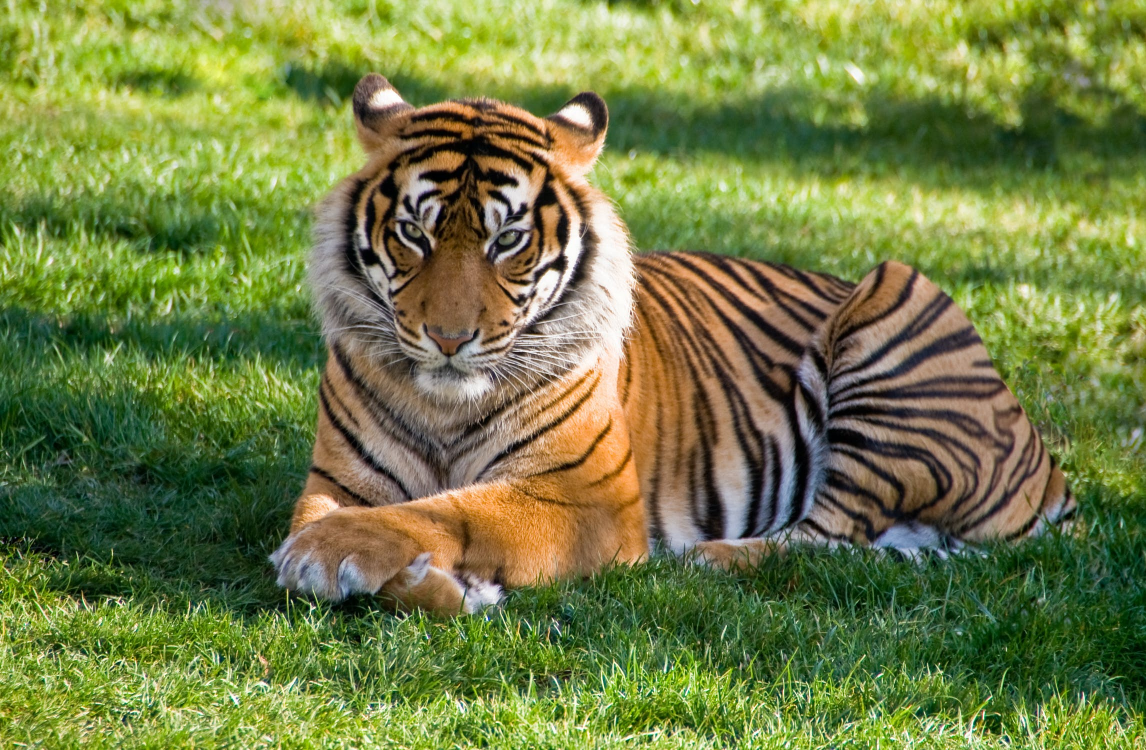
#> input picture SrcImage/tiger.jpeg, 2292 x 1500 px (shown at 1/2 size)
$ jupyter execute 1_a.ipynb
#> lines starting #> are read from the running program, lines starting #| are printed output that depends on the picture
Import necessary library

[cell 1]
import cv2
import matplotlib.pyplot as plt
import numpy as np

Read the original image and show them

[cell 2]
# Read the original image
path = "../SrcImage/tiger.jpeg"  # Replace with your image path
img_bgr = cv2.imread(path)
#> img_bgr is the input picture: shape (1500, 2292, 3); mean B, G, R 67.9, 126.5, 114.6
img_rgb = cv2.cvtColor(img_bgr, cv2.COLOR_BGR2RGB)
img_gray = cv2.cvtColor(img_bgr, cv2.COLOR_BGR2GRAY)
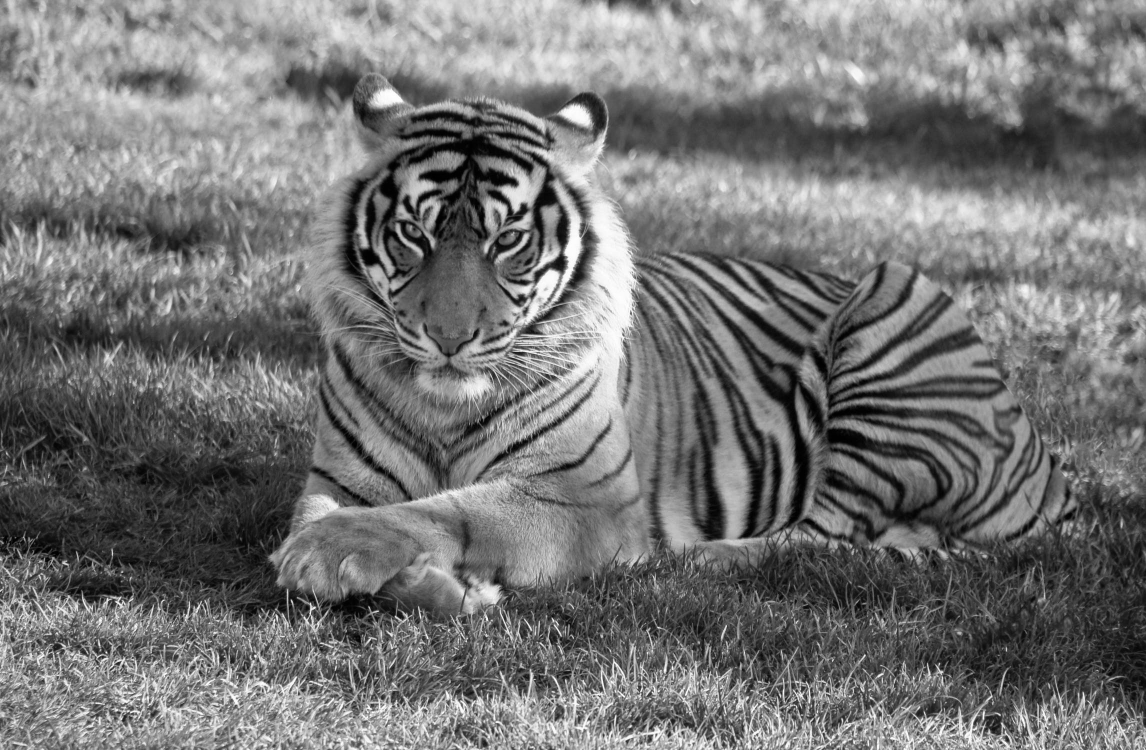
#> img_gray: shape (1500, 2292) (shown at 1/2 size); min 0, max 255, mean 116.3
# print(img.shape)
# print(img_gray.shape)
img_gray = cv2.resize(img_gray, (512, 512))
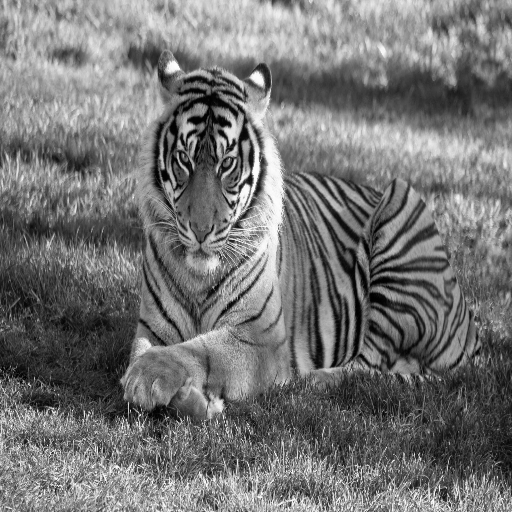
#> img_gray: shape (512, 512); min 0, max 254, mean 116.1
# print(img_gray.shape)
plt.figure(figsize=(10, 10))

plt.subplot(2, 2, 1)
plt.title("RGB")
plt.imshow(img_rgb)
plt.subplot(2, 2, 2)
plt.title("BGR")
plt.imshow(img_bgr)
plt.subplot(2, 2, 3)
plt.title("Gray")
plt.imshow(img_gray, cmap="gray")
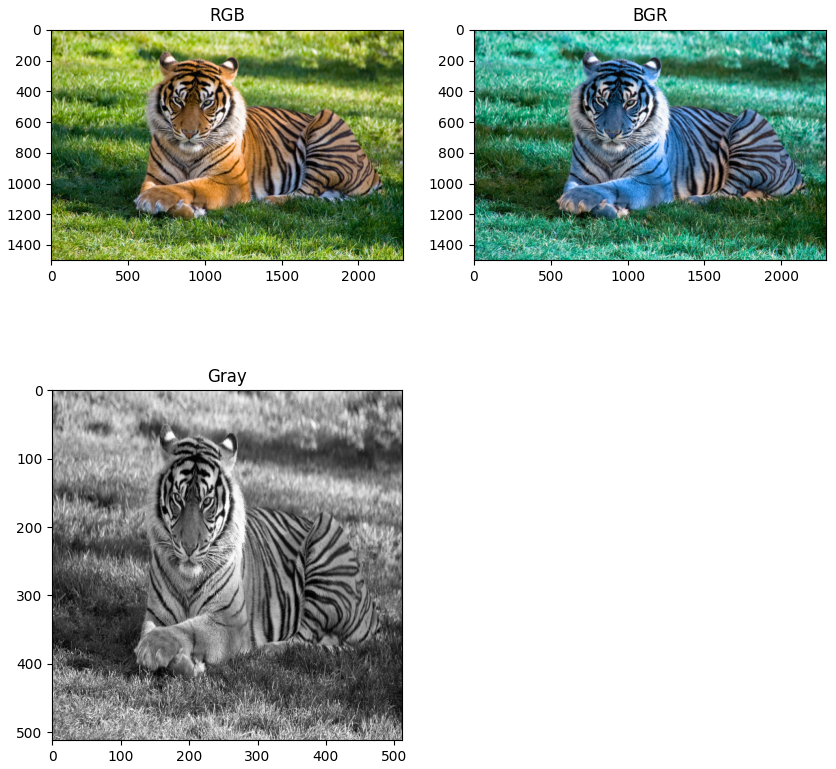
#> figure drawn by matplotlib, 3 panels; B, G, R data is drawn as R, G, B

Seperate function for decrease image resolution by 2. This function take one image as input and decrease it's resolution by 2

[cell 3]
# import time
def decrease_resolution_by_2(sample_img):
    height, width = sample_img.shape
    new_height = height // 2
    new_width = width // 2
    downsampled_img1 = np.zeros((new_height, new_width))
    # downsampled_img1 = cv2.resize(sample_img,(new_width, new_height))
    # Perform downsampling by averaging (new_width*new_height) elements
    for i in range(new_height):
        for j in range(new_width):
            downsampled_img1[i][j] = np.mean(sample_img[i*2 : ((i*2)+2), j*2 : ((j*2)+2)])
    return downsampled_img1

Decreasing the image resolution by two and showing them one by one

[cell 4]
reduced_img = img_gray.copy()
plt.figure(figsize=(12, 12))
for cnt in range(1,6):
    plt.subplot(2, 3, cnt)
    plt.title(f"{reduced_img.shape}")
    plt.imshow(reduced_img)
    reduced_img = decrease_resolution_by_2(reduced_img)
#> this loop made 5 passes
#> pass 1, `reduced_img = decrease_resolution_by_2(reduced_img)`:
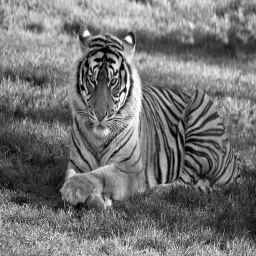
#> reduced_img: shape (256, 256) float64; min 0.75, max 253.8, mean 116.1
#> pass 2, `reduced_img = decrease_resolution_by_2(reduced_img)`:
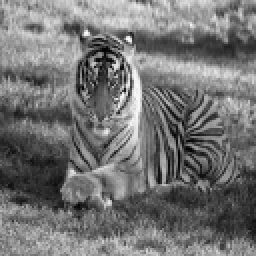
#> reduced_img: shape (128, 128) float64 (shown 2 times larger); min 1.62, max 252.1, mean 116.1
#> pass 3, `reduced_img = decrease_resolution_by_2(reduced_img)`:
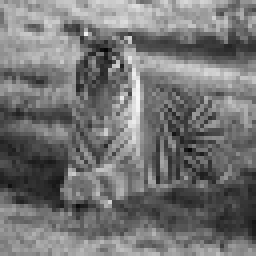
#> reduced_img: shape (64, 64) float64 (shown 4 times larger); min 5.86, max 247.6, mean 116.1
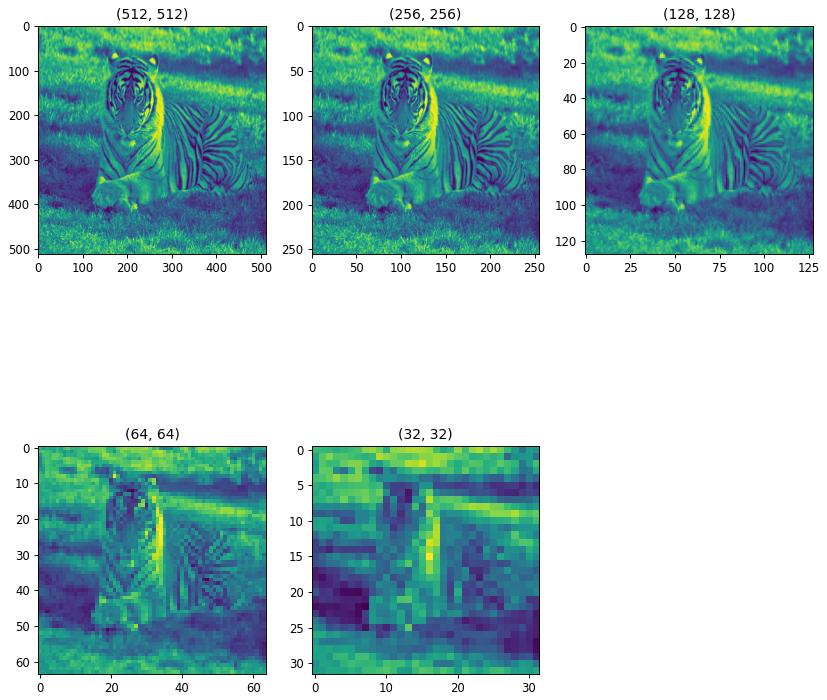
#> figure drawn by matplotlib, 5 panels

$ run again, with SrcImage/Skull.jpeg copied over SrcImage/tiger.jpeg
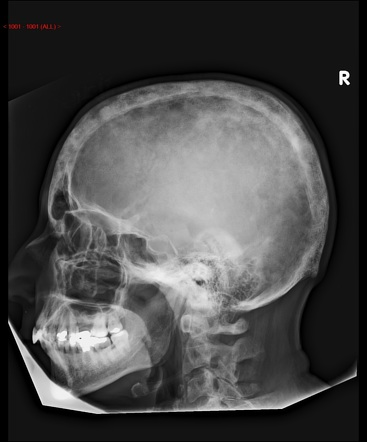
#> input picture SrcImage/Skull.jpeg, 367 x 442 px
#> img_bgr is the input picture: shape (442, 367, 3); mean B, G, R 72.5, 72.5, 72.6
#> `[cell 2] # Read the original image path = "../SrcImage/tiger.jpeg"  # ..`:
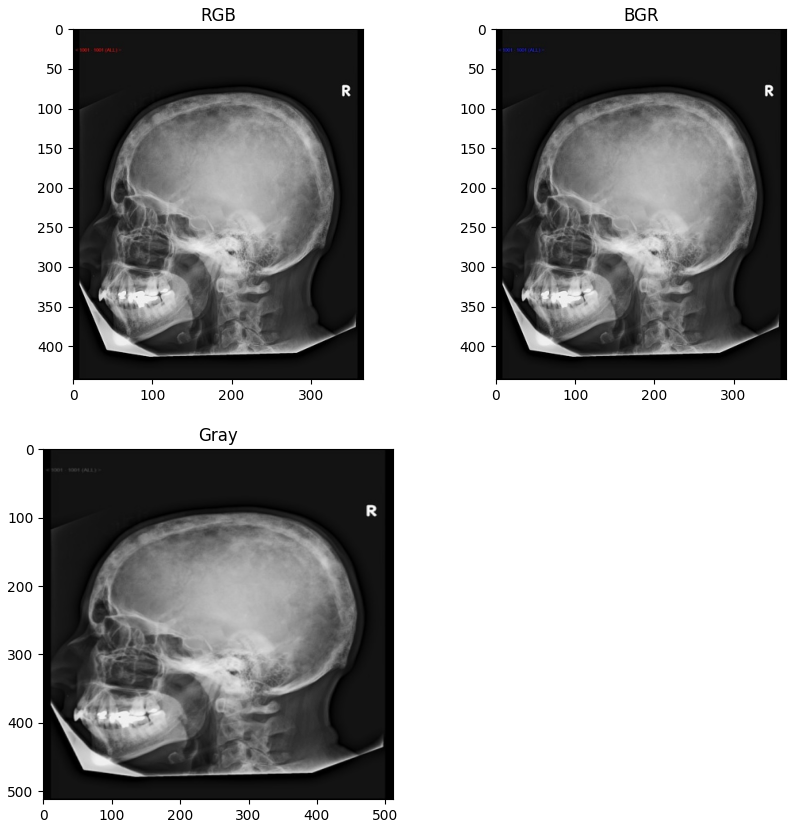
#> figure drawn by matplotlib, 3 panels; B, G, R data is drawn as R, G, B
#> the loop `for cnt in range(1,6):` made 5 passes
#> pass 3, `reduced_img = decrease_resolution_by_2(reduced_img)`:
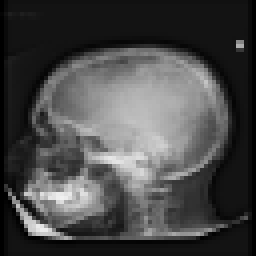
#> reduced_img: shape (64, 64) float64 (shown 4 times larger); min 0, max 240, mean 72.4

$ run again, with SrcImage/paddy.jpeg copied over SrcImage/tiger.jpeg
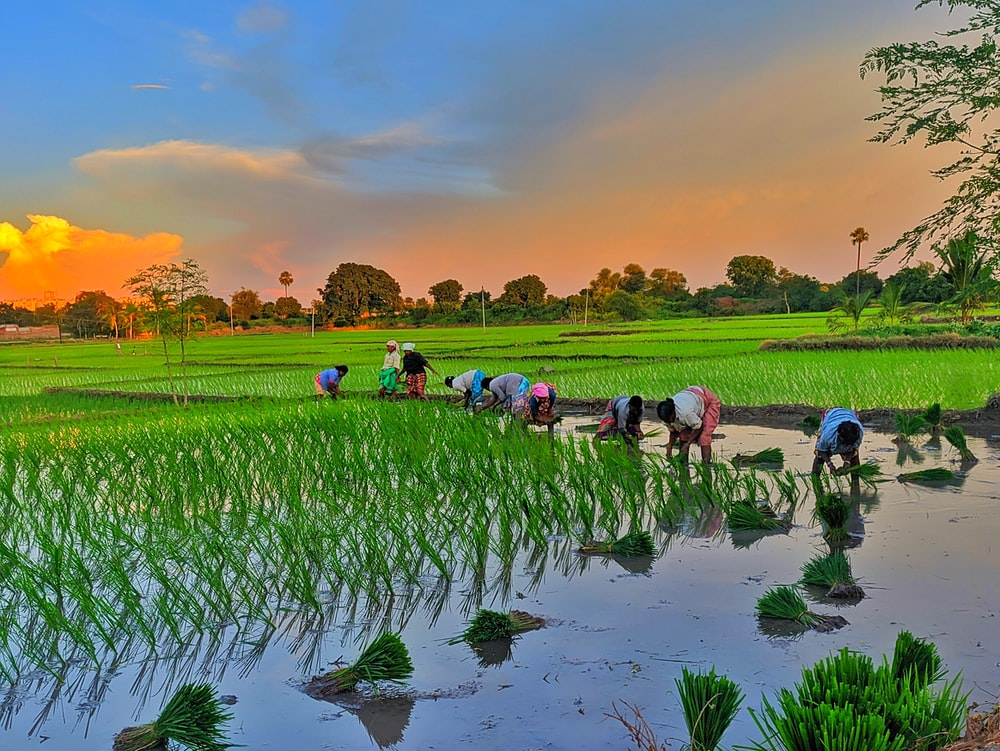
#> input picture SrcImage/paddy.jpeg, 1000 x 751 px
#> img_bgr is the input picture: shape (751, 1000, 3); mean B, G, R 101.8, 127, 112.2
#> `img_gray = cv2.cvtColor(img_bgr, cv2.COLOR_BGR2GRAY)`:
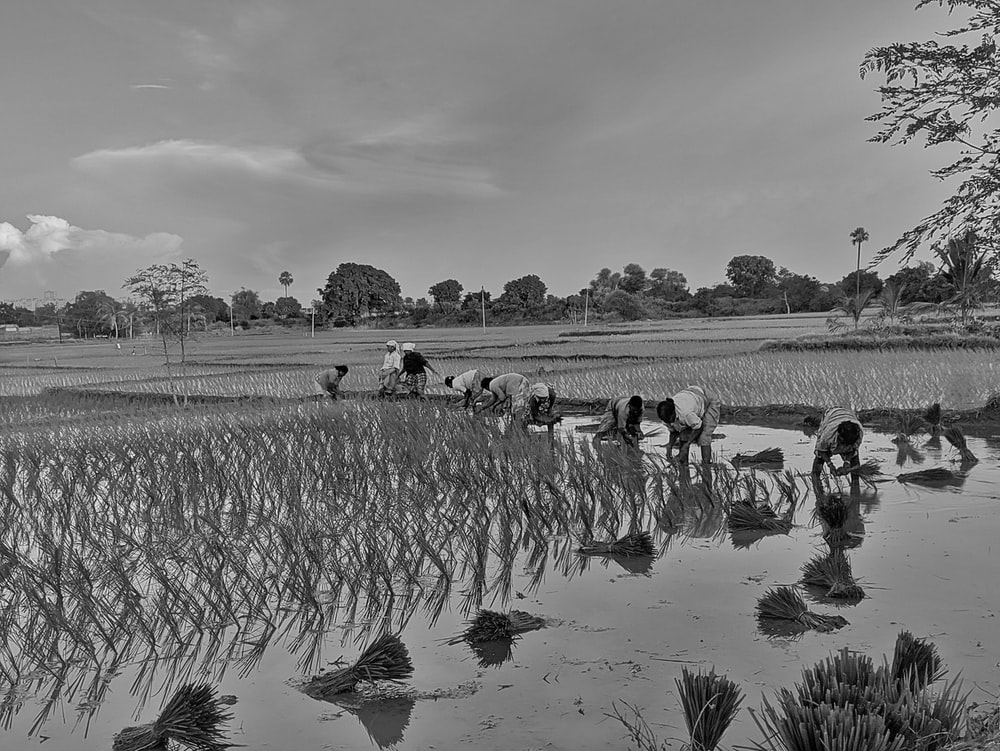
#> img_gray: shape (751, 1000); min 0, max 253, mean 119.7
#> the loop `for cnt in range(1,6):` made 5 passes
#> pass 3, `reduced_img = decrease_resolution_by_2(reduced_img)`:
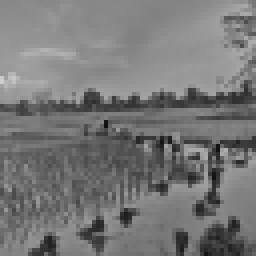
#> reduced_img: shape (64, 64) float64 (shown 4 times larger); min 16.41, max 207.3, mean 119.6
